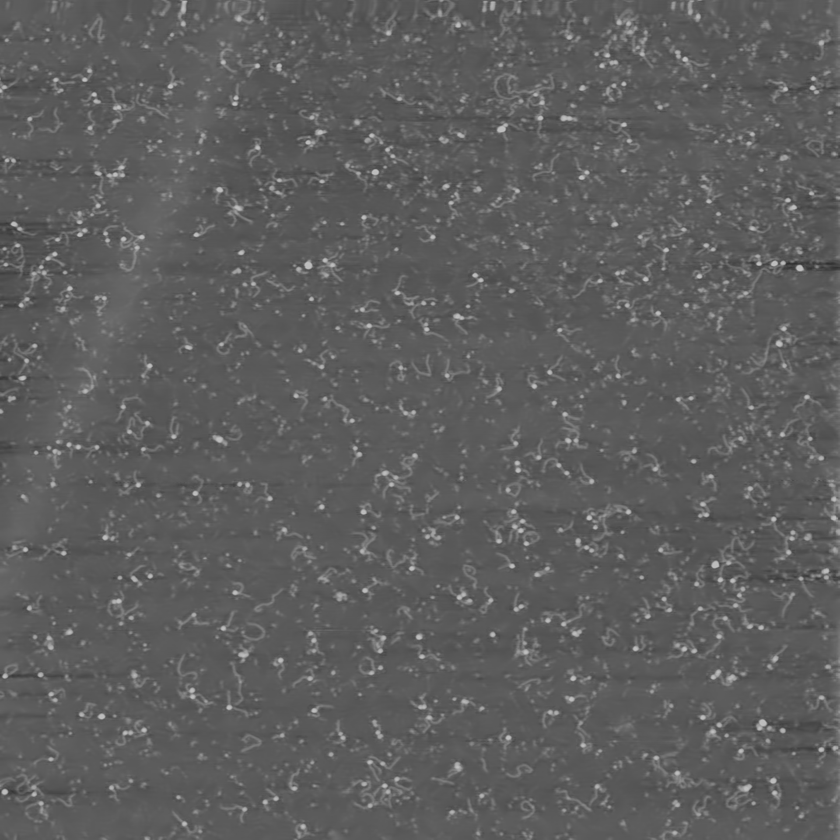
%> input picture New folder/some_denoised_images/043_denoised.tif, 840 x 840 px, shrunk from 1920 x 1920 before the run
$ octave --eval "result = subtract_bg(imread('../some_denoised_images/043_denoised.tif'));"   (GNU Octave 9; MATLAB toolbox functions it lacks are replaced by stand-ins)
%> lines starting %> are read from the running program, lines starting %| are printed output that depends on the picture
function im_bg = subtract_bg(im);
    kernel = [-1 -2 -1; -2 12 -2; -1 -2 -1]/16;
    filteredImage = imfilter(single(im), kernel,'replicate','same');
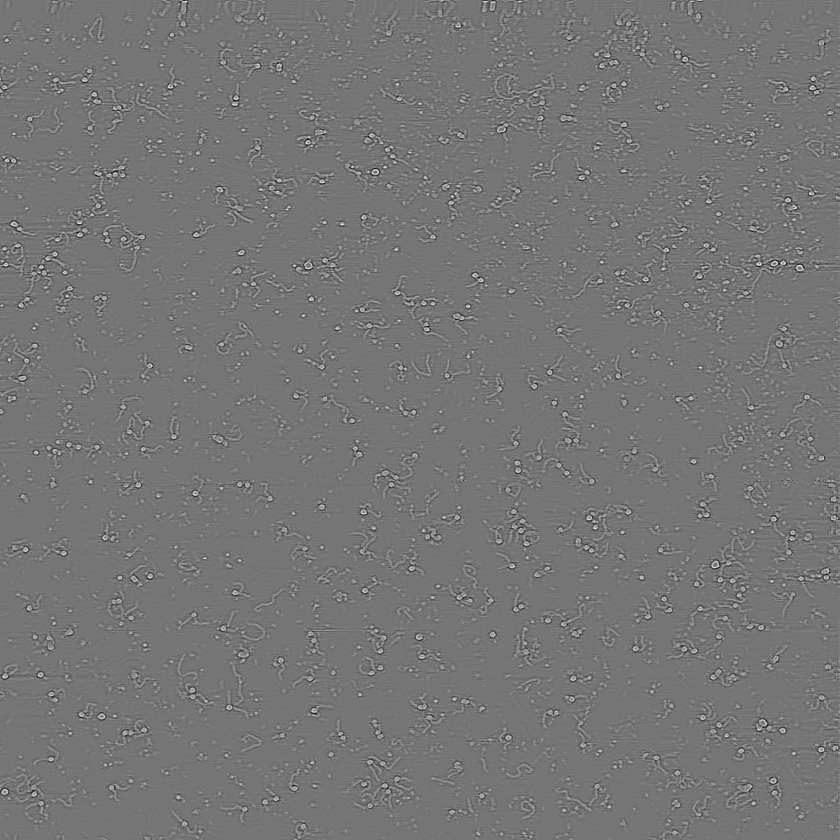
%> filteredImage: size 840x840 single; min -21.25, max 24.69, mean 0; drawn with min black and max white
    filteredImage = mat2gray(filteredImage);
%> filteredImage: size 840x840 double
    im_bg = mat2gray(im-filteredImage);
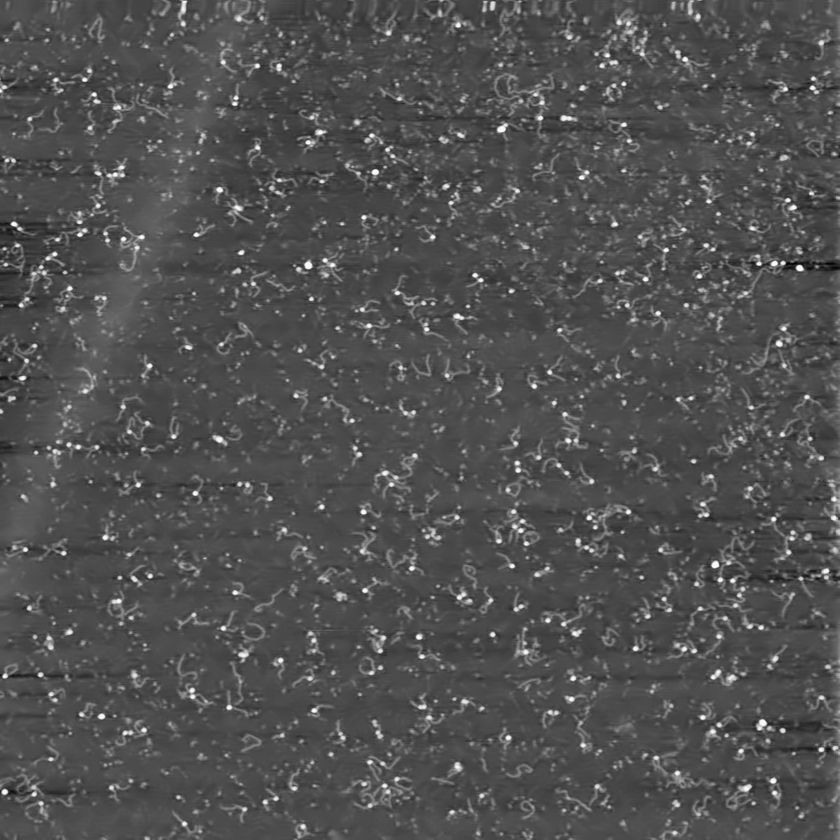
%> im_bg: size 840x840 double; min 0, max 1, mean 0.321
    figure%('Name', 'Background_Subtraction')
    subplot(1,3,1)
    imshow(im)
    title('Original Image')
    subplot(1,3,2)
    imshow(filteredImage, []);
    title('Filtered Image');
    subplot(1,3,3)
    imshow(im_bg);
    title('Subtracted BG Image')

$ run again, on New folder/some_denoised_images/den_bad_lf.tif
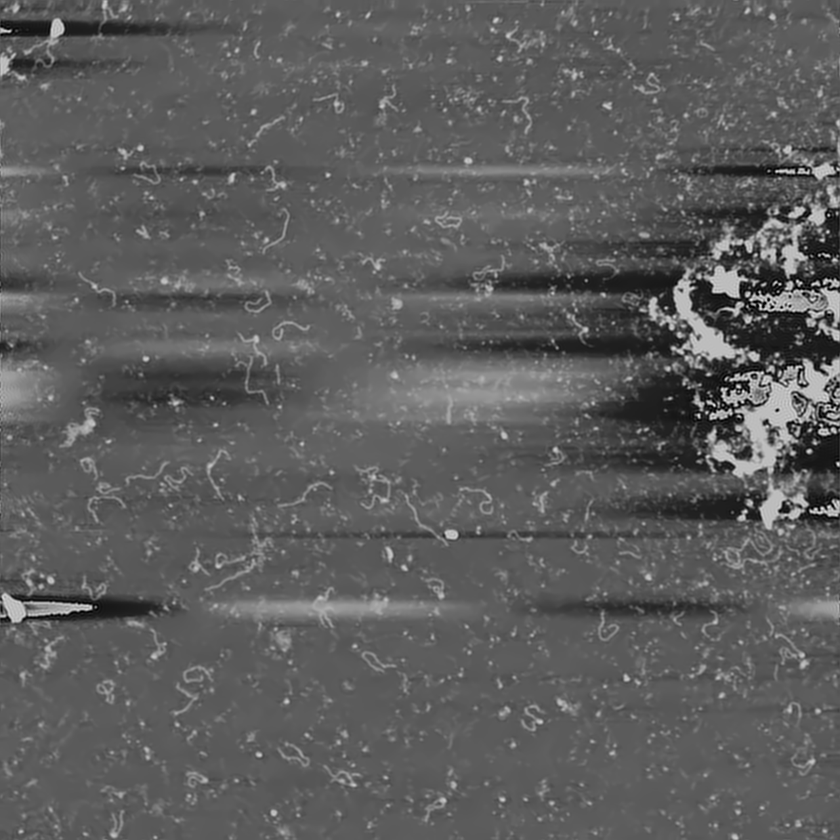
%> input picture New folder/some_denoised_images/den_bad_lf.tif, 840 x 840 px, shrunk from 1280 x 1280 before the run
%> in subtract_bg, `filteredImage = imfilter(single(im), kernel,'replicate','same');`:
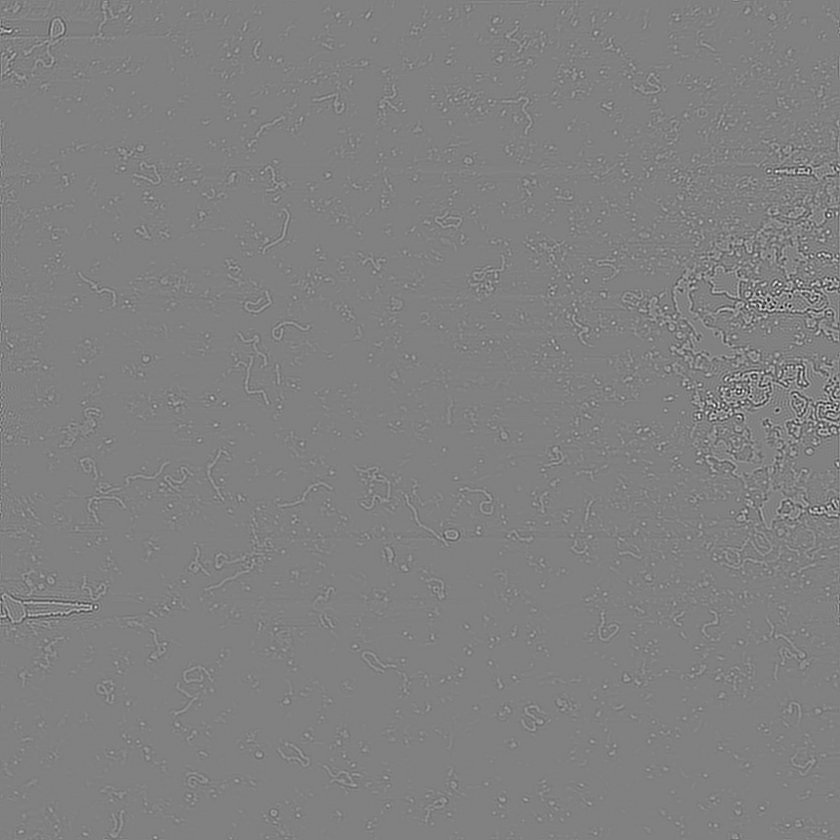
%> filteredImage: size 840x840 single; min -54.44, max 53.12, mean 0; drawn with min black and max white
